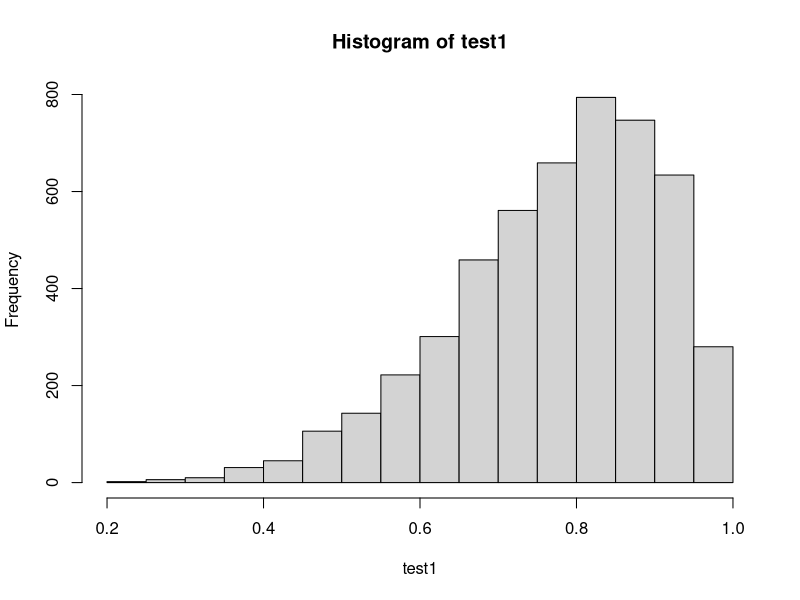
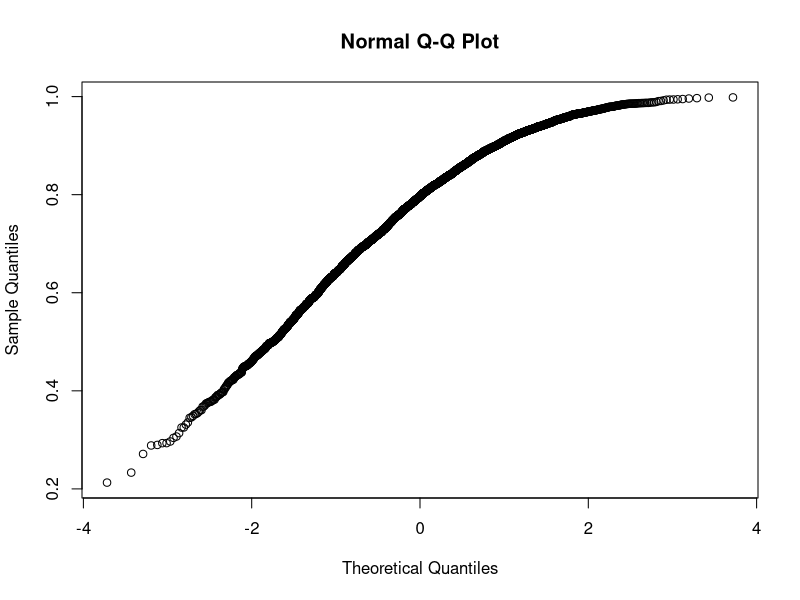
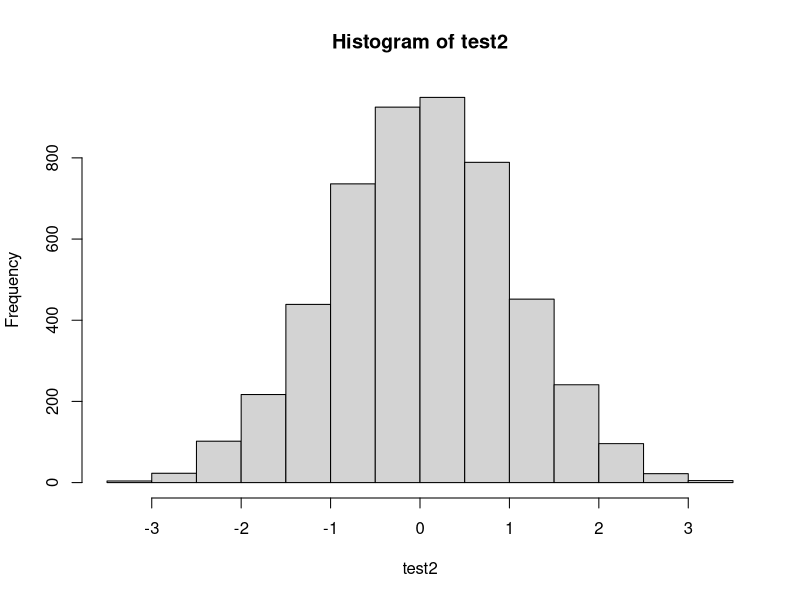
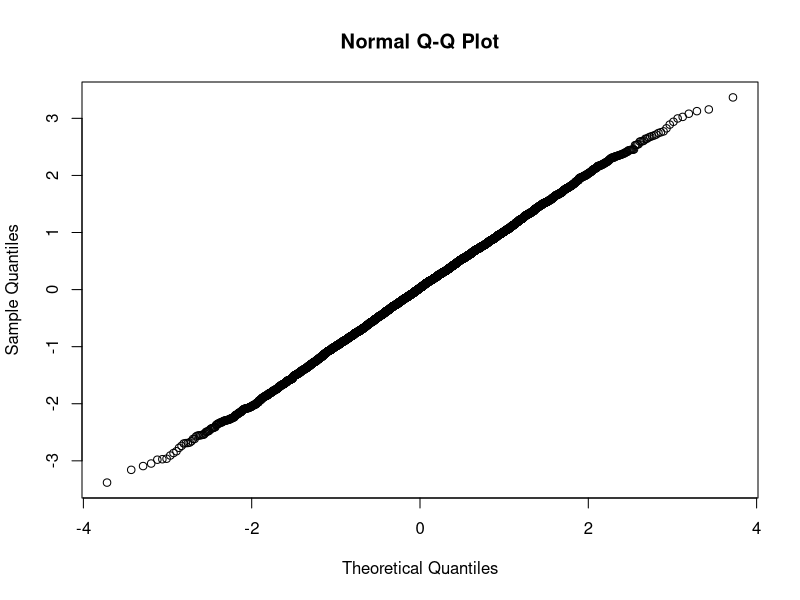
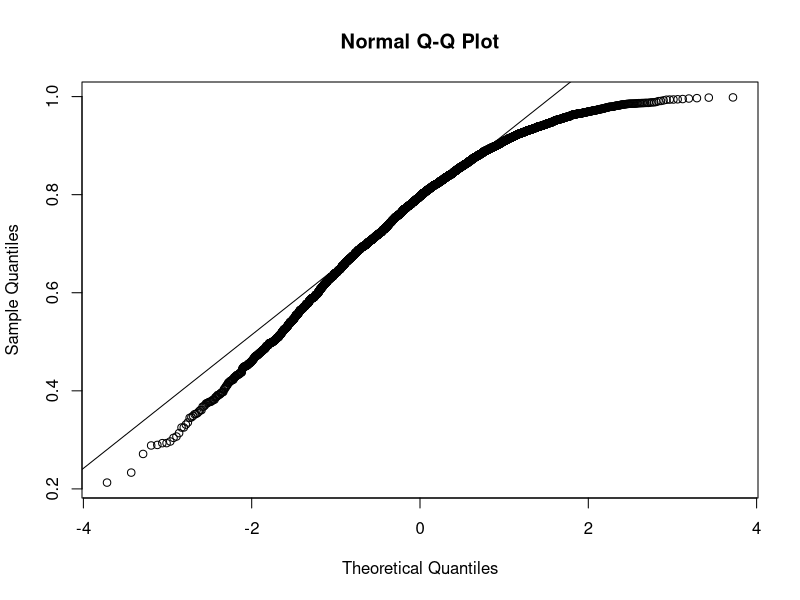
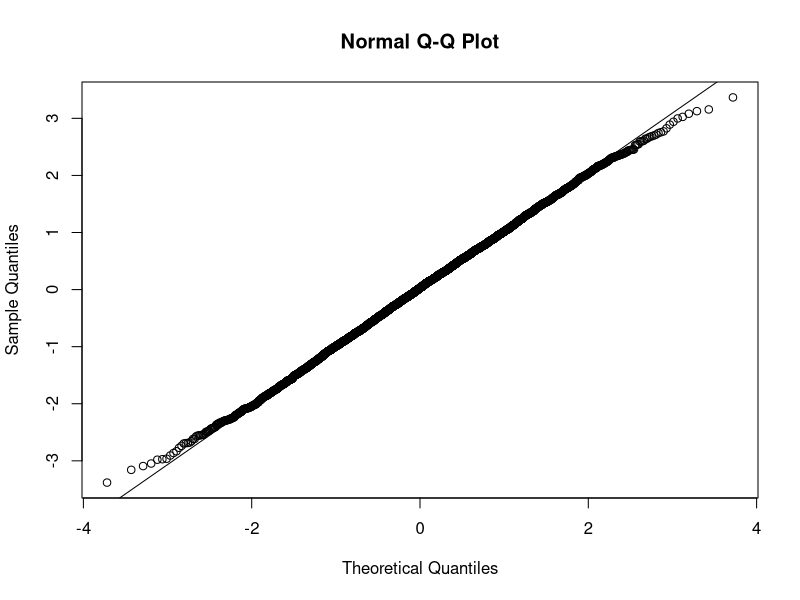

Here is the R script that generated these plots, in order:
## ---- chunk 1
library(tidyverse)
## ---- chunk 2
test1<-rbeta(5000,7,2) 
hist(test1) 
qqnorm(test1) 
## ---- chunk 3
test2<-rnorm(5000,0,1)
hist(test2) 
qqnorm(test2) 
## ---- chunk 4
shapiro.test(test1) #skewed data
shapiro.test(test2) #normal data
## ---- chunk 5
qqnorm(test1); qqline(test1)
qqnorm(test2); qqline(test2)
## ---- chunk 6
acsdata<-read_csv("data/ACSCtyData_2014ACS.csv")
## ---- chunk 7
el.nino<-c(0, 5,1,3, 4, 1, 2, 2, 0, 2, 4)
la.nina<-c(4, 4,12, 2, 17, 7, 6, 10, 4, 8, 6)
wilcox.test(el.nino, la.nina)
## ---- chunk 8
data2000<-c(3, 11, 9, 14, 17, 7, 21, 13, 19, 5)
data2010<-c(6, 12, 8, 18, 15, 13, 25, 9, 24, 10)
wilcox.test(data2000, data2010, paired=TRUE)
## ---- chunk 9
pollen_data<-read_csv("data/Midwest_Pollen_Data.csv")
